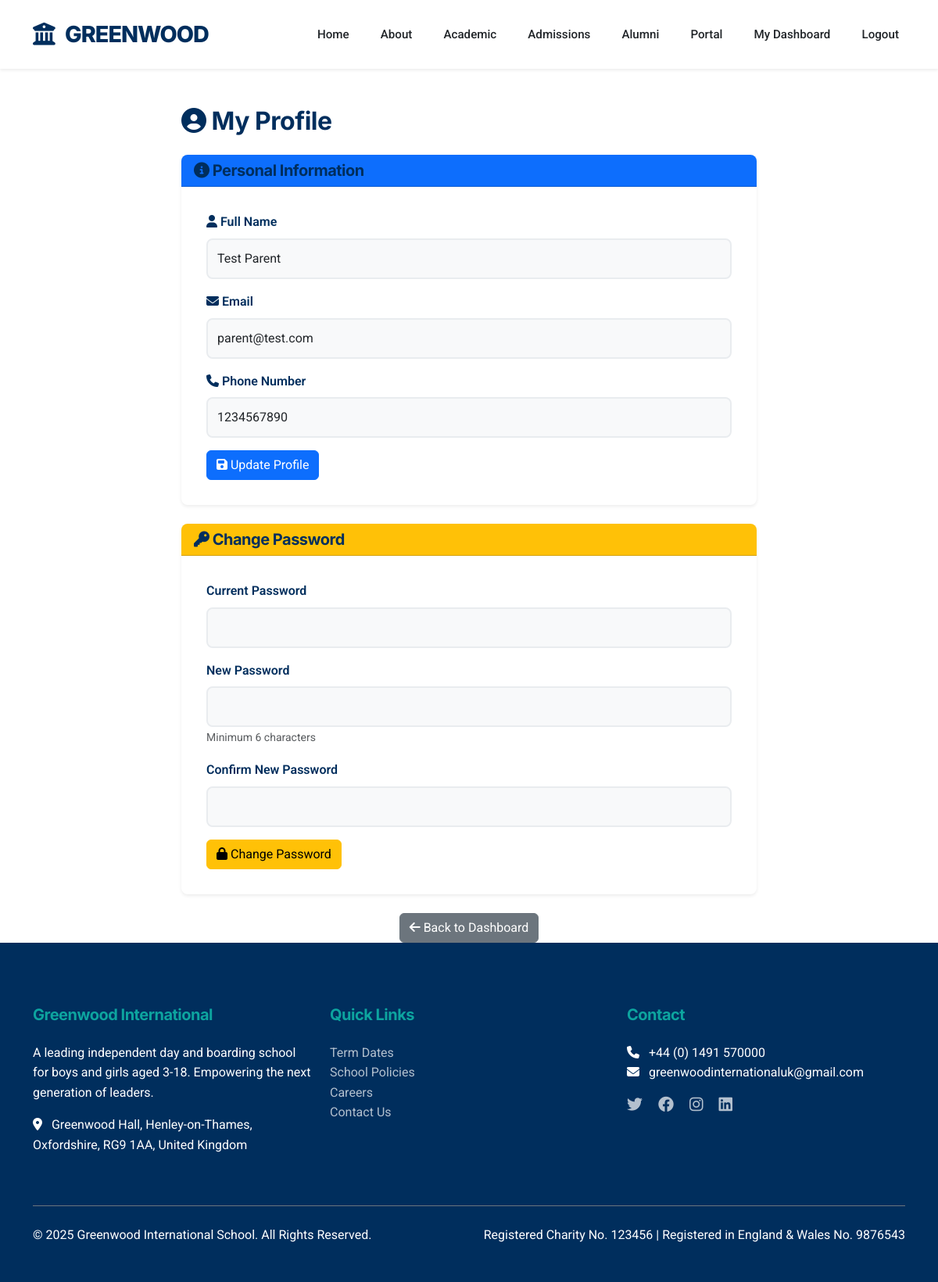
Screenshot of /parent/profile (signed in) with the database file from the repository.
### app.py (models this page shows, shortened)
class Parent(db.Model):
    id = db.Column(db.Integer, primary_key=True)
    email = db.Column(db.String(120), unique=True, nullable=False)
    password = db.Column(db.String(200), nullable=False)
    full_name = db.Column(db.String(120), nullable=False)
    phone = db.Column(db.String(20))
    created_at = db.Column(db.DateTime, default=datetime.utcnow)
    bookings = db.relationship('Booking', backref='parent', lazy=True, cascade='all, delete-orphan')
    children = db.relationship('Child', backref='parent', lazy=True, cascade='all, delete-orphan')
    waitlists = db.relationship('Waitlist', backref='parent', lazy=True, cascade='all, delete-orphan')

### app.py (the view, shortened to what this page needs)
@app.route('/parent/profile', methods=['GET', 'POST'])
@login_required
def parent_profile():
    parent = Parent.query.get(session['parent_id'])
    return render_template('parent/profile.html', parent=parent)

### app.py (called while the page is built)
def create_app(config_name='default'):
    app = Flask(__name__)
    app.config.from_object(config[config_name])
    db.init_app(app)
    mail.init_app(app)
    csrf.init_app(app)
    app.config['TEMPLATES_AUTO_RELOAD'] = True
    @app.context_processor
    def inject_now():
        return {'now': datetime.utcnow()}
    return app

def login_required(f):
    @wraps(f)
    def decorated_function(*args, **kwargs):
        if 'parent_id' not in session:
            return redirect(url_for('login', next=request.url))
        return f(*args, **kwargs)
    return decorated_function

### templates/parent/profile.html (shortened to what this page needs)
{% extends 'base.html' %}
{% block content %}
<div class="container mt-5">
    <div class="row">
        <div class="col-md-8 offset-md-2">
            <h2 class="mb-4"><i class="fas fa-user-circle"></i> My Profile</h2>
            <div class="card shadow-sm mb-4">
                <div class="card-header bg-primary text-white">
                    <h5 class="mb-0"><i class="fas fa-info-circle"></i> Personal Information</h5>
                </div>
                <div class="card-body">
                    <form method="POST">
                        <div class="mb-3">
                            <label class="form-label"><i class="fas fa-user"></i> Full Name</label>
                            <input type="text" class="form-control" name="full_name" value="{{ parent.full_name }}"
                                required>
                        </div>
                        <div class="mb-3">
                            <label class="form-label"><i class="fas fa-envelope"></i> Email</label>
                            <input type="email" class="form-control" name="email" value="{{ parent.email }}" required>
                        </div>
                        <div class="mb-3">
                            <label class="form-label"><i class="fas fa-phone"></i> Phone Number</label>
                            <input type="tel" class="form-control" name="phone" value="{{ parent.phone or '' }}">
                        </div>
                        <button type="submit" class="btn btn-primary">
                            <i class="fas fa-save"></i> Update Profile
                        </button>
                    </form>
                </div>
            </div>
            <div class="card shadow-sm mb-4">
                <div class="card-header bg-warning text-dark">
                    <h5 class="mb-0"><i class="fas fa-key"></i> Change Password</h5>
                </div>
                <div class="card-body">
                    <form method="POST" action="{{ url_for('parent_change_password') }}">
                        <div class="mb-3">
                            <label class="form-label">Current Password</label>
                            <input type="password" class="form-control" name="current_password" required>
                        </div>
                        <div class="mb-3">
                            <label class="form-label">New Password</label>
                            <input type="password" class="form-control" name="new_password" required minlength="6">
                            <small class="form-text text-muted">Minimum 6 characters</small>
                        </div>
                        <div class="mb-3">
                            <label class="form-label">Confirm New Password</label>
                            <input type="password" class="form-control" name="confirm_password" required>
                        </div>
                        <button type="submit" class="btn btn-warning">
                            <i class="fas fa-lock"></i> Change Password
                        </button>
                    </form>
                </div>
            </div>
            <div class="text-center">
                <a href="{{ url_for('dashboard') }}" class="btn btn-secondary">
                    <i class="fas fa-arrow-left"></i> Back to Dashboard
                </a>
            </div>
        </div>
    </div>
</div>
{% endblock %}

### static/css/style.css (style rules this page uses)
:root { --primary-blue: #002E5D; --accent-teal: #0DA49F; --accent-gold: #D4AF37; --bg-body: #FFFFFF; --bg-light: #F8F9FA; --bg-dark: #002E5D; --text-main: #212529; --text-muted: #6c757d; --text-light: #FFFFFF; --font-heading: 'Inter', sans-serif; --font-body: 'Roboto', sans-serif; --card-shadow: 0 4px 20px rgba(0, 0, 0, 0.08); --hover-shadow: 0 10px 30px rgba(0, 0, 0, 0.12); --border-radius: 8px; }
body { background-color: var(--bg-body); color: var(--text-main); font-family: var(--font-body); line-height: 1.6; overflow-x: hidden; }
h1, h2, h3, h4, h5, h6 { font-family: var(--font-heading); color: var(--primary-blue); font-weight: 700; letter-spacing: -0.5px; }
a { color: var(--primary-blue); text-decoration: none; transition: all 0.3s ease; }
.card { border: none; border-radius: var(--border-radius); box-shadow: var(--card-shadow); transition: transform 0.3s ease, box-shadow 0.3s ease; background: white; overflow: hidden; }
.card-body { padding: 2rem; }
.form-control { border: 2px solid #e9ecef; padding: 12px; border-radius: 8px; background-color: #f8f9fa; }
.form-label { font-weight: 600; color: var(--primary-blue); }

### rows the page displays
Parent: full_name "Test Parent", email "parent@test.com", phone "1234567890"
